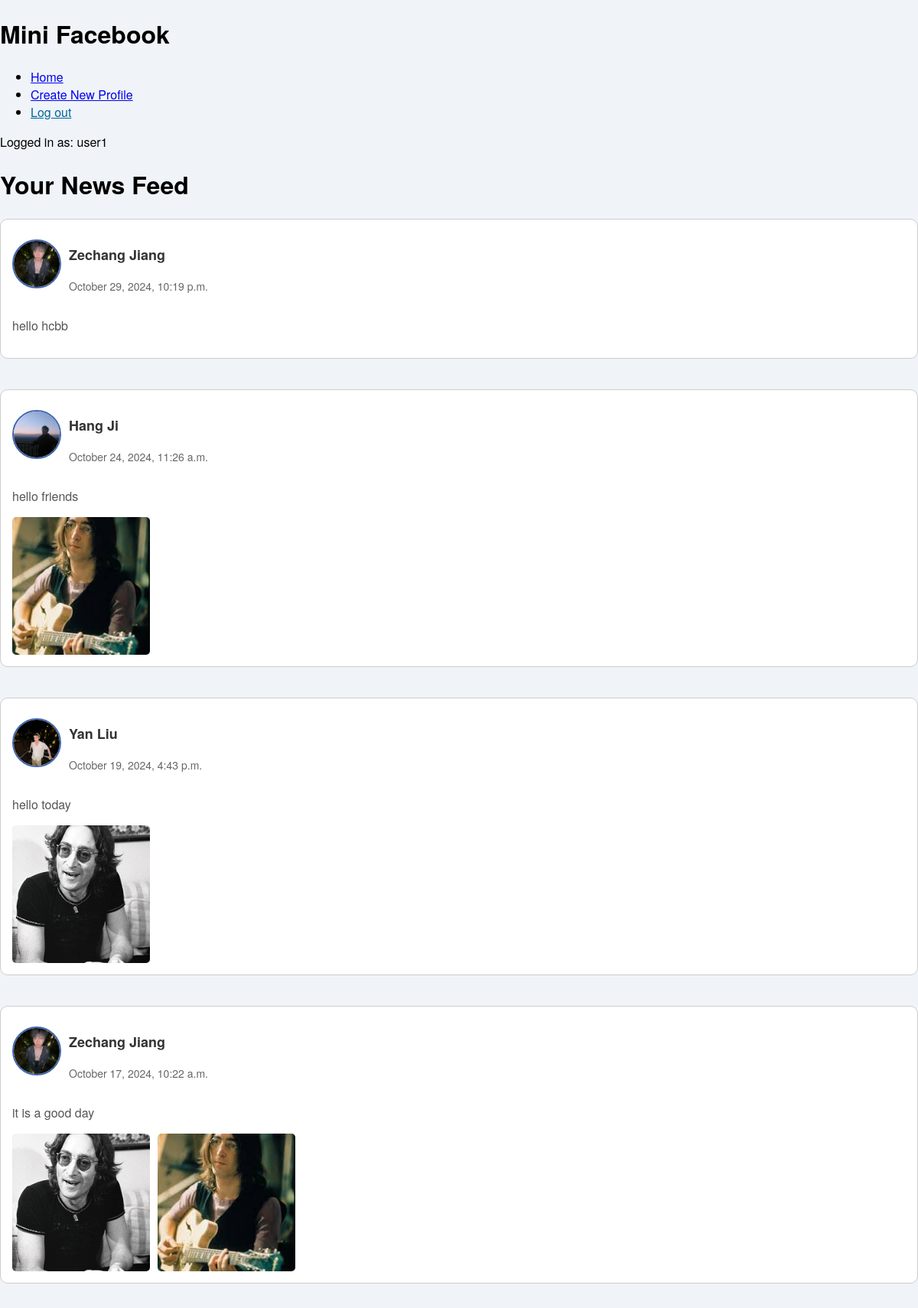
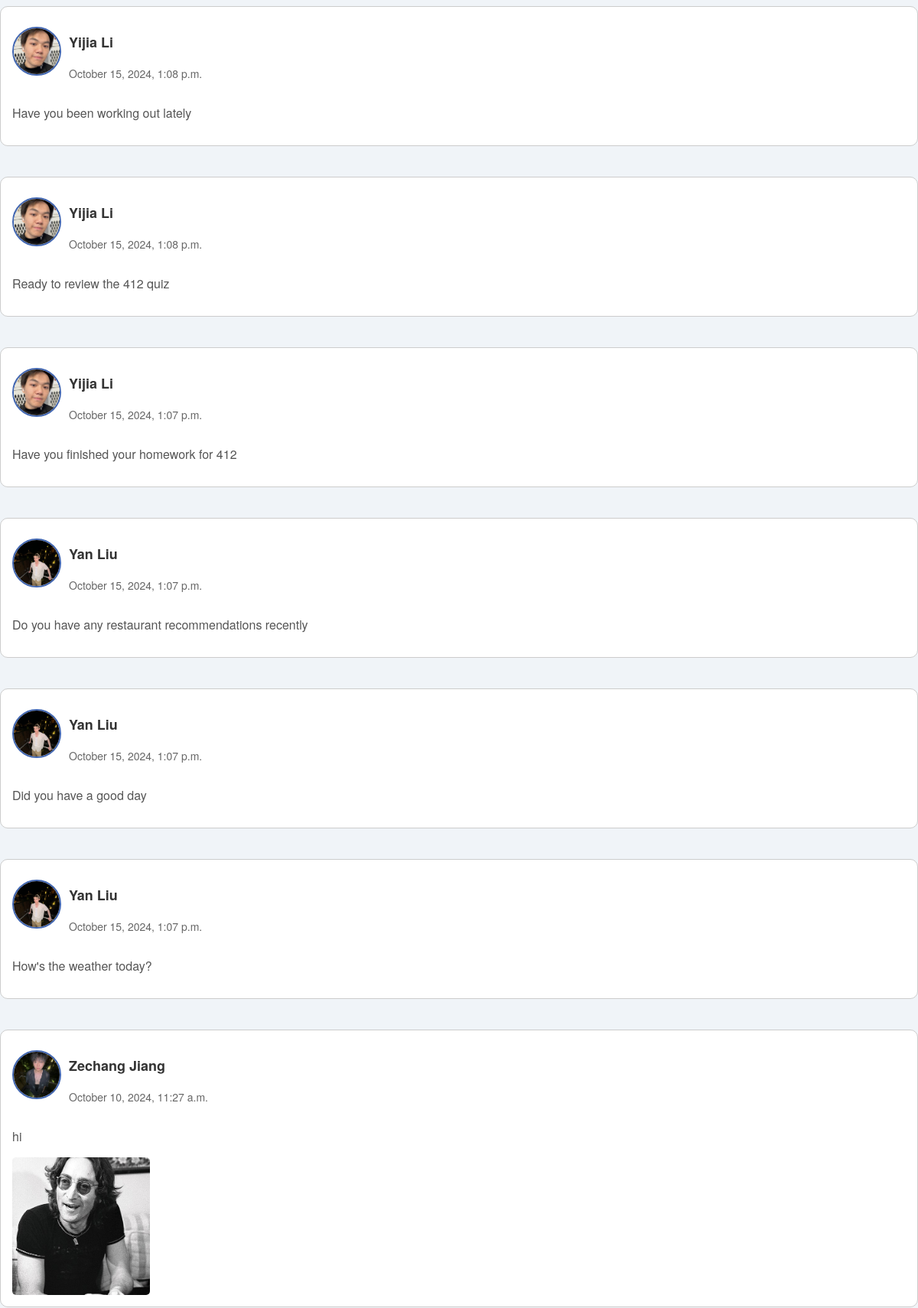
/mini_fb/profile/news_feed/ (signed in, upper part), run on the app's committed database (2 pictures, top to bottom).
### mini_fb/models.py (models this page shows, shortened)
class StatusMessage(models.Model):
    timestamp = models.DateTimeField(auto_now_add=True)
    message = models.TextField()
    profile = models.ForeignKey(Profile, on_delete=models.CASCADE)
    def get_images(self):
        return Image.objects.filter(status_message=self)

class Profile(models.Model):
    user = models.OneToOneField(User, on_delete=models.CASCADE)
    first_name = models.CharField(max_length=30)
    last_name = models.CharField(max_length=30)
    city = models.CharField(max_length=50)
    email_address = models.EmailField()
    profile_image = models.ImageField(upload_to='profile_images/', blank=True, null=True)
    def get_news_feed(self):
        friends = self.get_friends()
        friends_ids = [friend.id for friend in friends]
        friends_ids.append(self.id)  # Include own StatusMessages
        news_feed = StatusMessage.objects.filter(profile__id__in=friends_ids).select_related('profile').order_by('-timestamp')
        return news_feed
    def get_friends(self):
        friends_relations1 = Friend.objects.filter(profile1=self)
        friends_relations2 = Friend.objects.filter(profile2=self)
        friends = [relation.profile2 for relation in friends_relations1] + [relation.profile1 for relation in friends_relations2]
        return friends

class Image(models.Model):
    image_file = models.ImageField(upload_to='images/', blank=True, null=True)
    timestamp = models.DateTimeField(auto_now_add=True)
    status_message = models.ForeignKey(StatusMessage, on_delete=models.CASCADE)

### mini_fb/views.py (the view)
# urls.py: path('profile/news_feed/', ShowNewsFeedView.as_view(), name='news_feed'),  # Removed <int:pk>
class ShowNewsFeedView(LoginRequiredMixin, DetailView):
    model = Profile
    template_name = 'mini_fb/news_feed.html'
    context_object_name = 'profile'
    def get_object(self, queryset=None):
        return self.request.user.profile

### mini_fb/templates/mini_fb/news_feed.html (shortened to what this page needs)
{% extends 'mini_fb/base.html' %}
{% load static %}
{% block content %}
<h1>Your News Feed</h1>
<div class="news-feed-container">
    {% for status in profile.get_news_feed %}
        <div class="status-message">
            <div class="status-header">
                {% if status.profile.profile_image %}
                    <img src="{{ status.profile.profile_image.url }}" alt="{{ status.profile.first_name }}" class="friend-image">
                {% else %}
                    <img src="{% static 'default_profile.jpg' %}" alt="{{ status.profile.first_name }}" class="friend-image">
                {% endif %}
                <div class="status-info">
                    <h3>{{ status.profile.first_name }} {{ status.profile.last_name }}</h3>
                    <p>{{ status.timestamp|date:"F j, Y, g:i a" }}</p>
                </div>
            </div>
            <p>{{ status.message }}</p>
            {% if status.get_images %}
                <div class="status-images">
                    {% for img in status.get_images %}
                        <img src="{{ img.image_file.url }}" alt="Image for {{ status.message }}" class="status-image">
                    {% endfor %}
                </div>
            {% endif %}
        </div>
    {% empty %}
        <p>No status messages to display.</p>
    {% endfor %}
</div>
{% endblock %}

### mini_fb/templates/mini_fb/base.html (shortened to what this page needs)
{% load static %}
<!DOCTYPE html>
<html lang="en">
<head>
    <link rel="stylesheet" href="{% static 'styles5.css' %}">
</head>
<body>
    <header>
        <h1>Mini Facebook</h1>
        <nav>
            <ul>
                <li><a href="{% url 'show_all_profiles' %}">Home</a></li>
                <li><a href="{% url 'create_profile' %}">Create New Profile</a></li>
                {% if request.user.is_authenticated %}
                    <li>
                        <form method="post" action="{% url 'logout' %}" style="display:inline;">
                            <button type="submit" class="link-button">Log out</button>
                        </form>
                    </li>
                {% else %}
                    <li><a href="{% url 'login' %}">Log in</a></li>
                {% endif %}
            </ul>
            {% if request.user.is_authenticated %}
                <p>Logged in as: {{ request.user.username }}</p>
            {% else %}
                <p>Not logged in.</p>
            {% endif %}
        </nav>
    </header>
    <main>
        {% block content %}
        {% endblock %}
    </main>
</body>
</html>

### static/styles5.css (style rules this page uses)
body { margin: 0; padding: 0; font-family: 'Helvetica Neue', Arial, sans-serif; background-color: #f0f4f8; }
.status-message { border: 1px solid #ccc; padding: 15px; margin-bottom: 20px; border-radius: 10px; background-color: #fff; color: #555; }
.status-images { display: flex; gap: 10px; flex-wrap: wrap; }
.status-image { width: 180px; height: 180px; object-fit: cover; border-radius: 5px; }
.friend-image { width: 120px; height: 120px; border-radius: 50%; object-fit: cover; margin-bottom: 10px; border: 2px solid #4267B2; }
.news-feed-container { display: flex; flex-direction: column; gap: 20px; margin-top: 20px; }
.status-header { display: flex; align-items: center; gap: 10px; margin-bottom: 10px; }
.status-header .friend-image { width: 60px; height: 60px; border-radius: 50%; object-fit: cover; border: 2px solid #4267B2; }
.status-info h3 { font-size: 18px; color: #333; }
.status-info p { font-size: 14px; color: #666; }
.link-button { background: none; border: none; color: #069; text-decoration: underline; cursor: pointer; font-size: 1em; padding: 0; font-family: inherit; }

### data on the page
StatusMessage: profile.profile_image (picture), profile.first_name "Zechang", profile.last_name "Jiang", timestamp "October 29, 2024, 10:19 p.m.", message "hello hcbb"
StatusMessage: profile.profile_image (picture), profile.first_name "Hang", profile.last_name "Ji", timestamp "October 24, 2024, 11:26 a.m.", message "hello friends"
Image: image_file (picture)
StatusMessage: profile.profile_image (picture), profile.first_name "Yan", profile.last_name "Liu", timestamp "October 19, 2024, 4:43 p.m.", message "hello today"
Image: image_file (picture)
StatusMessage: profile.profile_image (picture), profile.first_name "Zechang", profile.last_name "Jiang", timestamp "October 17, 2024, 10:22 a.m.", message "it is a good day"
Image: image_file (picture)
Image: image_file (picture)
StatusMessage: profile.profile_image (picture), profile.first_name "Yijia", profile.last_name "Li", timestamp "October 15, 2024, 1:08 p.m.", message "Have you been working out lately"
StatusMessage: profile.profile_image (picture), profile.first_name "Yijia", profile.last_name "Li", timestamp "October 15, 2024, 1:08 p.m.", message "Ready to review the 412 quiz"
StatusMessage: profile.profile_image (picture), profile.first_name "Yijia", profile.last_name "Li", timestamp "October 15, 2024, 1:07 p.m.", message "Have you finished your homework for 412"
StatusMessage: profile.profile_image (picture), profile.first_name "Yan", profile.last_name "Liu", timestamp "October 15, 2024, 1:07 p.m.", message "Do you have any restaurant recommendations recently"
StatusMessage: profile.profile_image (picture), profile.first_name "Yan", profile.last_name "Liu", timestamp "October 15, 2024, 1:07 p.m.", message "Did you have a good day"
StatusMessage: profile.profile_image (picture), profile.first_name "Yan", profile.last_name "Liu", timestamp "October 15, 2024, 1:07 p.m.", message "How's the weather today?"
StatusMessage: profile.profile_image (picture), profile.first_name "Zechang", profile.last_name "Jiang", timestamp "October 10, 2024, 11:27 a.m.", message "hi"
Image: image_file (picture)

### other printed values
{{ request.user.username }} "user1"
